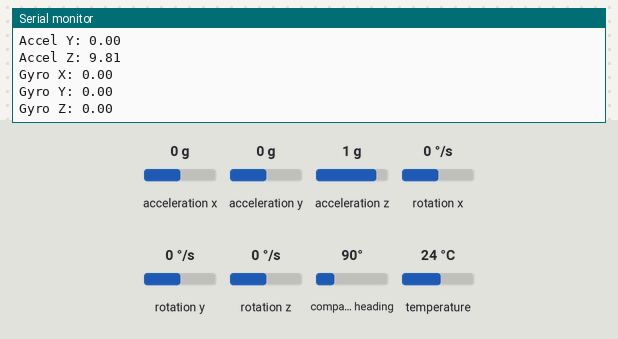
Simulated run of this sketch. Board: ESP32. Shown: the last lines printed to the serial monitor. The inputs (shaded band) are chosen by the test bench; at power-on: acceleration x 0 g, acceleration y 0 g, acceleration z 1 g, rotation x 0 °/s, rotation y 0 °/s, rotation z 0 °/s, compass heading 90°, temperature 24 °C.

Above: at 3.2 s.
3.3 s: acceleration x set to -1.4 g
4.8 s: acceleration y set to -1.4 g
6.3 s: acceleration z set to -1.4 g
7.8 s: rotation x set to -192 °/s
At 8.4 s:
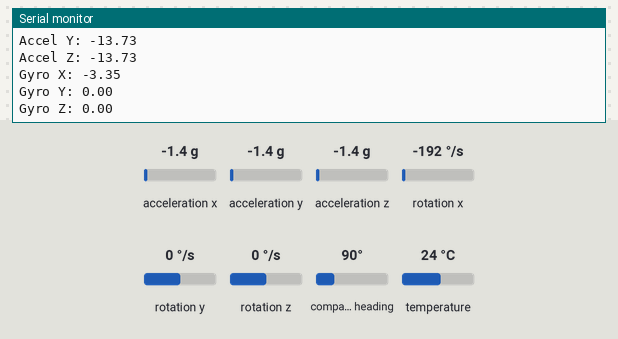
9.3 s: rotation y set to -192 °/s
At 10.5 s:
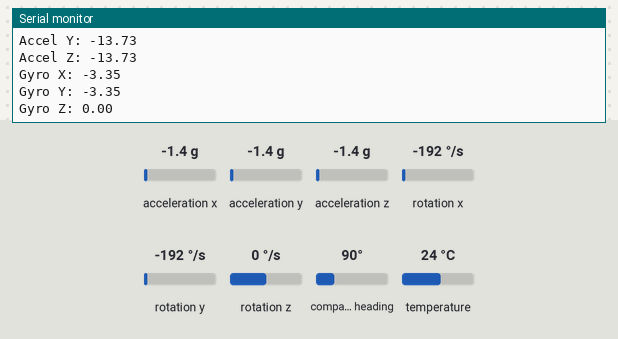

The sketch:

Testing_IMU.ino
```cpp
#include <Wire.h>
#include <Adafruit_LSM9DS1.h>
#include <Adafruit_Sensor.h>

Adafruit_LSM9DS1 lsm = Adafruit_LSM9DS1();

void setup()
{
    Serial.begin(115200);

    delay(2000);

    Wire.begin(21, 22);

    Serial.println("Initializing LSM9DS1...");

    if (!lsm.begin())
    {
        Serial.println("ERROR: LSM9DS1 not detected");

        while (1);
    }

    Serial.println("LSM9DS1 detected!");

    lsm.setupAccel(lsm.LSM9DS1_ACCELRANGE_2G);

    lsm.setupGyro(lsm.LSM9DS1_GYROSCALE_245DPS);

    lsm.setupMag(lsm.LSM9DS1_MAGGAIN_4GAUSS);

    Serial.println("IMU configured");
}

void loop()
{
    lsm.read();

    sensors_event_t accel;
    sensors_event_t mag;
    sensors_event_t gyro;
    sensors_event_t temp;

    lsm.getEvent(&accel, &mag, &gyro, &temp);

    Serial.println("================================");

    Serial.print("Accel X: ");
    Serial.println(accel.acceleration.x);

    Serial.print("Accel Y: ");
    Serial.println(accel.acceleration.y);

    Serial.print("Accel Z: ");
    Serial.println(accel.acceleration.z);

    Serial.print("Gyro X: ");
    Serial.println(gyro.gyro.x);

    Serial.print("Gyro Y: ");
    Serial.println(gyro.gyro.y);

    Serial.print("Gyro Z: ");
    Serial.println(gyro.gyro.z);

    delay(1000);
}
```

Measured:
- after the input at 7.8 s, the serial monitor: prints a new line after 0.25 s (image 1)
- after the input at 9.3 s, the serial monitor: prints a new line after 0.77 s (image 2)
